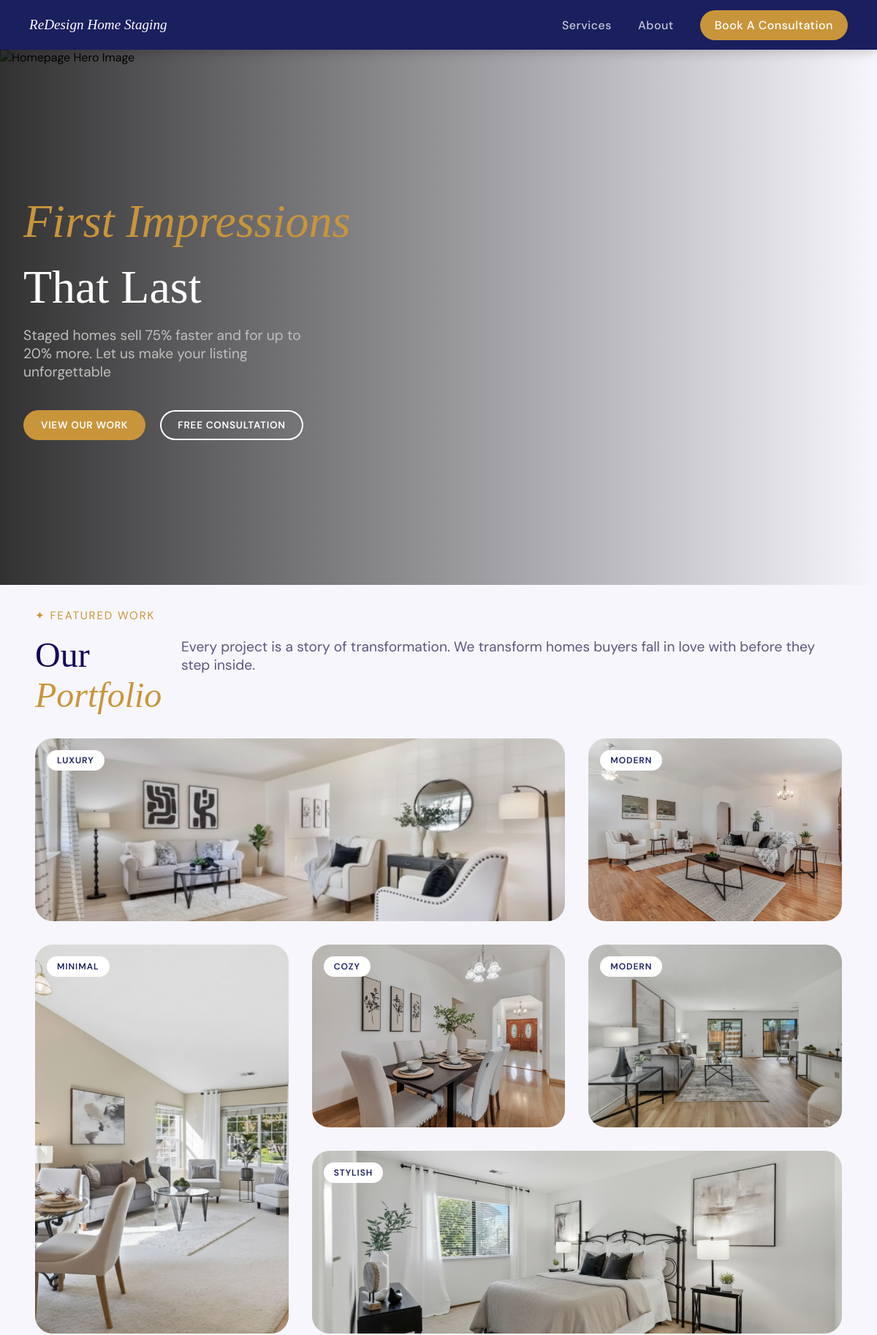
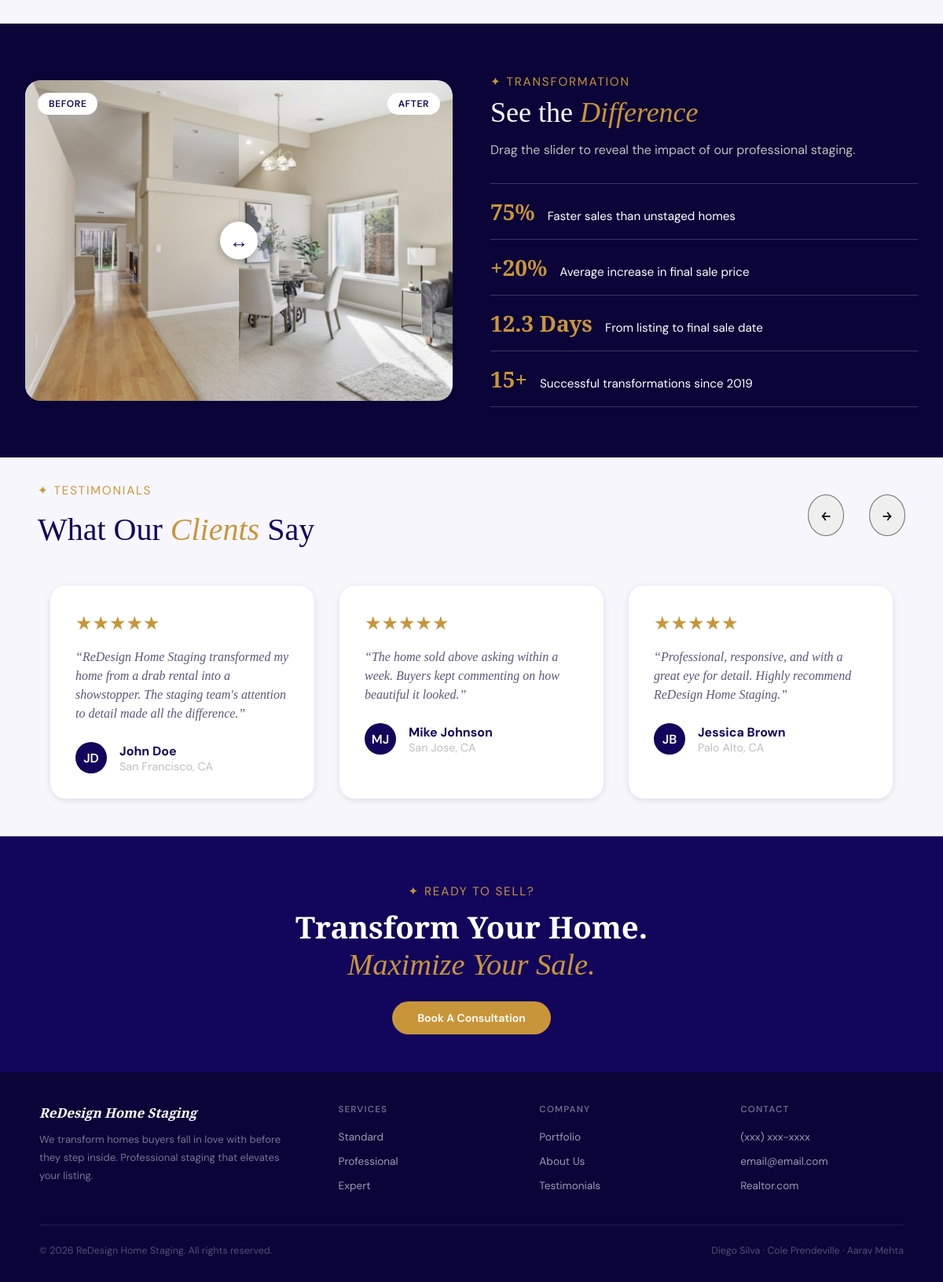
/php/index.php, run on the app's committed database (2 pictures, top to bottom).
### tables this page shows
CREATE TABLE photos (
    id INTEGER PRIMARY KEY AUTOINCREMENT,
    file_path TEXT NOT NULL UNIQUE,
    title TEXT,
    subtitle TEXT,
    tag TEXT,
    location TEXT,
    alt_text TEXT,
    sort_order INTEGER NOT NULL DEFAULT 0,
    created_at TEXT NOT NULL DEFAULT (datetime('now')),
    updated_at TEXT NOT NULL DEFAULT (datetime('now'))
);

CREATE TABLE testimonials (
    id INTEGER PRIMARY KEY AUTOINCREMENT,
    author_name TEXT NOT NULL,
    author_location TEXT,
    author_initials TEXT,
    rating INTEGER NOT NULL DEFAULT 5 CHECK (rating BETWEEN 1 AND 5),
    quote TEXT NOT NULL,
    sort_order INTEGER NOT NULL DEFAULT 0,
    created_at TEXT NOT NULL DEFAULT (datetime('now')),
    updated_at TEXT NOT NULL DEFAULT (datetime('now'))
);

### php/db.php (called while the page is built)
<?php
function db(): PDO
{
    static $pdo = null;
    if ($pdo instanceof PDO) {
        return $pdo;
    }
    $dbPath = __DIR__ . '/../data/site.db';
    $pdo = new PDO('sqlite:' . $dbPath, null, null, [
        PDO::ATTR_ERRMODE            => PDO::ERRMODE_EXCEPTION,
        PDO::ATTR_DEFAULT_FETCH_MODE => PDO::FETCH_ASSOC,
    ]);
    $pdo->exec("PRAGMA foreign_keys = ON;");
    return $pdo;
}

### php/index.php (the view, shortened to what this page needs)
<?php
require_once __DIR__ . '/db.php';
$photosStmt = db()->query("
    SELECT file_path, tag, location, title, subtitle, alt_text
    FROM photos
    ORDER BY sort_order ASC, id DESC
");
$photos = $photosStmt->fetchAll();
$testimonialsStmt = db()->query("
    SELECT author_name, author_location, author_initials, rating, quote
    FROM testimonials
    ORDER BY sort_order ASC, id DESC
");
$testimonials = $testimonialsStmt->fetchAll();
?>
<!DOCTYPE html>
<html lang="en">
    <head>
        <link rel="stylesheet" href="../css/base.css" />
        <link rel="stylesheet" href="../css/index.css" />
        <link rel="stylesheet" href="../css/footer.css" />
    </head>
    <body>
        <nav id="navbar">
            <a href="index.php" id="brand">ReDesign Home Staging</a>
            <ul id="nav-links">
                <li><a href="../services.html">Services</a></li>
                <li><a href="about.php">About</a></li>
                <li><a href="../consult.html" id="nav-book">Book A Consultation</a></li>
            </ul>
        </nav>
        <main id="page-body">
            <div class="hero">
                <img src="../images/home-image-1.png" alt="Homepage Hero Image" class="hero-image">
                <div class="hero-overlay"></div>
                <div class="hero-content">
                    <h1><span class="italic gold">First Impressions</span></h1>
                    <h1>That Last</h1>
                    <p>
                        Staged homes sell 75% faster and for up to 20% more. Let us make your listing unforgettable
                    </p>
                    <div class="inline">
                        <a href="#portfolio" class="hero-cta">View Our Work</a>
                        <a href="../consult.html" class="hero-cta secondary">Free Consultation</a>
                    </div>
                </div>
            </div>
            <section id="portfolio" class="portfolio">
                <div class="portfolio-header">
                    <div class="header-left">
                        <p><span class="gold">✦ FEATURED WORK</span></p>
                        <h2>Our <span class="italic gold"><br>Portfolio</span></h2>
                    </div>
                    <div class="header-right">
                        <p>Every project is a story of transformation. We transform homes buyers fall in love with before they step inside.</p>
                    </div>
                </div>
                <div class="portfolio-grid">
                    <?php foreach ($photos as $photo): ?>
                        <div class="portfolio-item">
                            <div class="portfolio-image-wrapper">
                                <img
                                    src="<?php echo htmlspecialchars('../' . $photo['file_path'], ENT_QUOTES); ?>"
                                    alt="<?php echo htmlspecialchars($photo['alt_text'] ?: ($photo['title'] ?: 'Portfolio image'), ENT_QUOTES); ?>"
                                >
                                <div class="portfolio-image-overlay"></div>
                                <?php if (!empty($photo['tag'])): ?>
                                    <span class="portfolio-tag">
                                        <?php echo htmlspecialchars($photo['tag'], ENT_QUOTES); ?>
                                    </span>
                                <?php endif; ?>
                            </div>
                        </div>
                    <?php endforeach; ?>
                </div>
            </section>
            <section id="transformation" class="transformation">
                <div class="transformation-inner">
                    <div class="transformation-slider-wrapper">
                        <div class="transformation-slider" id="transformation-slider">
                            <div class="transformation-after-wrapper" id="after-clip" style="width: 50%;">
                                <img
                                    src="../images/rdhs-before-image-1.png"
                                    alt="Before"
                                    class="transformation-img transformation-img-after">
                            </div>
                            <span class="transformation-pill transformation-pill-before">Before</span>
                            <span class="transformation-pill transformation-pill-after">After</span>
                            <div class="transformation-handle" id="slider-handle" role="slider" aria-valuenow="50" aria-valuemin="0" aria-valuemax="100" tabindex="0">
                                <span class="transformation-handle-icon">&#8596;</span>
                            </div>
                        </div>
                    </div>
                    <div class="transformation-content">
                        <p class="transformation-label"><span class="gold">✦ TRANSFORMATION</span></p>
                        <h2>See the <span class="italic gold">Difference</span></h2>
                        <p class="transformation-subtitle">Drag the slider to reveal the impact of our professional staging.</p>
                        <ul class="transformation-facts">
                            <li class="transformation-fact">
                                <span class="transformation-fact-value">75%</span>
                                <span class="transformation-fact-label">Faster sales than unstaged homes</span>
                            </li>
                            <li class="transformation-fact">
                                <span class="transformation-fact-value">+20%</span>
                                <span class="transformation-fact-label">Average increase in final sale price</span>
                            </li>
                            <li class="transformation-fact">
                                <span class="transformation-fact-value">12.3 Days</span>
                                <span class="transformation-fact-label">From listing to final sale date</span>
                            </li>
                            <li class="transformation-fact">
                                <span class="transformation-fact-value">15+</span>
                                <span class="transformation-fact-label">Successful transformations since 2019</span>
                            </li>
                        </ul>
                    </div>
                </div>
            </section>
            <section id="testimonials" class="testimonials">
                <div class="testimonials-header">
                    <div class="testimonials-header-left">
                        <p><span class="gold">✦ TESTIMONIALS</span></p>
                        <h2>What Our <span class="italic gold">Clients</span> Say</h2>
                    </div>
                    <div class="testimonials-header-right">
                        <button class="testimonials-nav-prev" type="button" aria-label="Previous testimonial">&#65513;</button>
                        <button class="testimonials-nav-next" type="button" aria-label="Next testimonial">&#65515;</button>
                    </div>
                </div>
                <div class="testimonials-cards">
                    <?php foreach ($testimonials as $t): ?>
                        <div class="testimonial-card">
                            <p class="stars">
                                <span class="gold">
                                    <?php
                                    $rating = (int)($t['rating'] ?? 5);
                                    echo str_repeat('★', max(1, min(5, $rating)));
                                    ?>
                                </span>
                            </p>
                            <p class="testimonial-text">
                                “<?php echo htmlspecialchars($t['quote'], ENT_QUOTES); ?>”
                            </p>
                            <div class="testimonial-author">
                                <div class="testimonial-author-initials">
                                    <p>
                                        <?php
                                        $initials = $t['author_initials'];
                                        echo htmlspecialchars($initials ?: '??', ENT_QUOTES);
                                        ?>
                                    </p>
                                </div>
                                <div class="testimonial-author-name">
                                    <p class="testimonial-author-name-text">
                                        <?php echo htmlspecialchars($t['author_name'], ENT_QUOTES); ?>
                                    </p>
                                    <?php if (!empty($t['author_location'])): ?>
                                        <p class="testimonial-author-location">
                                            <?php echo htmlspecialchars($t['author_location'], ENT_QUOTES); ?>
                                        </p>
                                    <?php endif; ?>
                                </div>
                            </div>
                        </div>
                    <?php endforeach; ?>
                </div>
            </section>
        </main>
        <footer>
            <div class="footer-cta">
                <p class="footer-cta-label">✦ Ready To Sell?</p>
                <h2>Transform Your Home.<br><em>Maximize Your Sale.</em></h2>
                <a href="../consult.html" class="footer-cta-btn">Book A Consultation</a>
            </div>
            <div class="footer-lower">
                <div class="footer-grid">
                    <div>
                        <p class="footer-brand">ReDesign Home Staging</p>
                        <p class="footer-tagline">We transform homes buyers fall in love with before they step inside. Professional staging that elevates your listing.</p>
                    </div>
                    <div class="footer-col">
                        <h4>Services</h4>
                        <ul>
                            <li><a href="../services.html#packages">Standard</a></li>
                            <li><a href="../services.html#packages">Professional</a></li>
                            <li><a href="../services.html#packages">Expert</a></li>
                        </ul>
                    </div>
                    <div class="footer-col">
                        <h4>Company</h4>
                        <ul>
                            <li><a href="#portfolio">Portfolio</a></li>
                            <li><a href="about.php">About Us</a></li>
                            <li><a href="#testimonials">Testimonials</a></li>
                        </ul>
                    </div>
                    <div class="footer-col">
                        <h4>Contact</h4>
                        <ul>
                            <li><a>(xxx) xxx-xxxx</a></li>
                            <li><a href="mailto:email@email.com">email@email.com</a></li>
                            <li><a href="https://www.realtor.com" target="_blank">Realtor.com</a></li>
                        </ul>
                    </div>
                </div>
                <div class="footer-bottom">
                    <span>&copy; 2026 ReDesign Home Staging. All rights reserved.</span>
                    <span>Diego Silva &middot; Cole Prendeville &middot; Aarav Mehta</span>
                </div>
            </div>
        </footer>
    </body>
</html>

### css/base.css (style rules this page uses)
:root { --navy: #1a1f5e; --navy-blue: #294187; --dark-navy: #12065C; --darkest-navy: #0A0438; --light-blue: #5D567D; --gold: #C9953A; --gold-hover: #e6b965; --white: #ffffff; --off-white: #f4f4f7; --bg-white: #F7F6FC; --gray: #BFBFBF; --dark-gray: #6E6E6E; --nav-height: 68px; --font-serif: 'Libre Baskerville', Georgia, serif; --font-sans: 'DM Sans', sans-serif; }
*, *::before, *::after { box-sizing: border-box; margin: 0; padding: 0; }
html { scroll-behavior: smooth; }
body { font-family: var(--font-sans); background: var(--bg-white); }
a { text-decoration: none; color: inherit; }
.italic { font-style: italic; }
.gold { color: var(--gold); }
.inline { display: inline-block; }
nav { position: fixed; top: 0; left: 0; right: 0; z-index: 1000; height: var(--nav-height); background: var(--navy); display: flex; align-items: center; padding: 0 40px; box-shadow: 0 2px 16px rgba(0, 0, 0, 0.2); }
#brand { font-family: var(--font-serif); font-size: 1.20rem; font-style: italic; color: var(--white); flex-shrink: 0; }
#nav-links { display: flex; align-items: center; gap: 36px; list-style: none; margin-left: auto; }
#nav-links a { font-size: 1rem; font-weight: 500; color: rgba(255, 255, 255, 0.75); letter-spacing: 0.03em; position: relative; transition: color 0.2s; }
#nav-links a::after { content: ''; position: absolute; bottom: -2px; left: 0; width: 0; height: 1.5px; background: var(--gold); transition: width 0.2s; }
#nav-book { background: var(--gold); color: var(--white) !important; font-size: 0.82rem; font-weight: 600; letter-spacing: 0.04em; padding: 10px 20px; border-radius: 30px; transition: background 0.2s; }
#nav-book::after, #nav-book.active::after { display: none !important; }
#page-body { padding-top: var(--nav-height); }

### css/footer.css (style rules this page uses)
footer { background: var(--dark-navy); color: rgba(255, 255, 255, 0.65); padding: 60px 40px 32px; }
.footer-cta { text-align: center; margin-bottom: 48px; }
.footer-cta-label { font-size: 0.95rem; letter-spacing: 0.12em; text-transform: uppercase; color: var(--gold); margin-bottom: 12px; }
.footer-cta h2 { font-family: var(--font-serif); font-size: 2.4rem; font-weight: 700; color: var(--white); line-height: 1.2; }
.footer-cta h2 em { font-style: italic; font-weight: 400; color: var(--gold); }
.footer-cta-btn { display: inline-block; margin-top: 24px; padding: 0.75rem 2rem; background: var(--gold); color: var(--white); font-size: 0.88rem; font-weight: 600; border-radius: 30px; transition: background 0.2s; }
.footer-lower { background: var(--darkest-navy); margin: 0 -40px -32px; padding: 40px 40px 32px; }
.footer-grid { display: grid; grid-template-columns: 1.6fr 1fr 1fr 1fr; gap: 48px; max-width: 1100px; margin: 0 auto 40px; }
.footer-brand { font-family: var(--font-serif); font-size: 1.05rem; font-weight: 700; font-style: italic; color: var(--white); margin-bottom: 12px; }
.footer-tagline { font-size: 0.82rem; line-height: 1.75; color: rgba(255, 255, 255, 0.45); }
.footer-col h4 { font-size: 0.72rem; font-weight: 600; letter-spacing: 0.1em; text-transform: uppercase; color: rgba(255, 255, 255, 0.4); margin-bottom: 16px; }
.footer-col ul { list-style: none; display: flex; flex-direction: column; gap: 10px; }
.footer-col ul li a { font-size: 0.85rem; color: rgba(255, 255, 255, 0.6); transition: color 0.2s; }
.footer-bottom { max-width: 1100px; margin: 0 auto; padding-top: 24px; border-top: 1px solid rgba(255, 255, 255, 0.1); display: flex; justify-content: space-between; align-items: center; font-size: 0.78rem; color: rgba(255, 255, 255, 0.3); }

### data on the page
photos: file_path (picture), tag "LUXURY"
photos: file_path (picture), tag "MODERN"
photos: file_path (picture), tag "MINIMAL"
photos: file_path (picture), tag "COZY"
photos: file_path (picture), tag "MODERN"
photos: file_path (picture), tag "STYLISH"
testimonials: rating "★★★★★", quote "ReDesign Home Staging transformed my home from a drab rental into a showstopper. The staging team's attention to detail made all the difference.", author_initials "JD", author_name "John Doe", author_location "San Francisco, CA"
testimonials: rating "★★★★★", quote "The home sold above asking within a week. Buyers kept commenting on how beautiful it looked.", author_initials "MJ", author_name "Mike Johnson", author_location "San Jose, CA"
testimonials: rating "★★★★★", quote "Professional, responsive, and with a great eye for detail. Highly recommend ReDesign Home Staging.", author_initials "JB", author_name "Jessica Brown", author_location "Palo Alto, CA"
